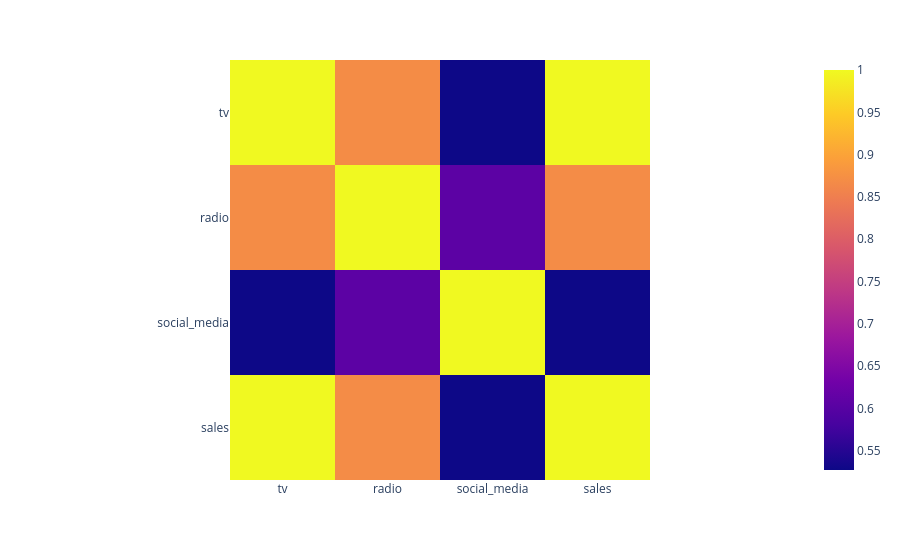

Notebook source saved alongside this figure:
### Code cell
import plotly.express as px

fig = px.imshow(corr)
fig.show()

### Figure 1 — Plotly figure (JSON) as saved in the notebook; plotly's stock layout.template omitted (floating-point values rounded to 4 significant figures)
{"data": [{"coloraxis": "coloraxis", "hovertemplate": "x: %{x}<br>y: %{y}<br>color: %{z}<extra></extra>", "name": "0", "type": "heatmap", "x": ["tv", "radio", "social_media", "sales"], "xaxis": "x", "y": ["tv", "radio", "social_media", "sales"], "yaxis": "y", "z": [[1.0, 0.8692, 0.5277, 0.9995], [0.8692, 1.0, 0.6063, 0.8686], [0.5277, 0.6063, 1.0, 0.5274], [0.9995, 0.8686, 0.5274, 1.0]]}], "layout": {"coloraxis": {"colorscale": [[0, "#0d0887"], [0.1111, "#46039f"], [0.2222, "#7201a8"], [0.3333, "#9c179e"], [0.4444, "#bd3786"], [0.5556, "#d8576b"], [0.6667, "#ed7953"], [0.7778, "#fb9f3a"], [0.8889, "#fdca26"], [1, "#f0f921"]]}, "margin": {"t": 60}, "xaxis": {"anchor": "y", "constrain": "domain", "domain": [0, 1], "scaleanchor": "y"}, "yaxis": {"anchor": "x", "autorange": "reversed", "constrain": "domain", "domain": [0, 1]}}}
